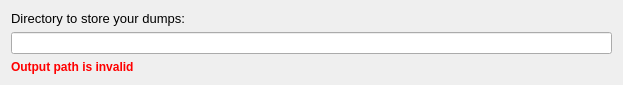
<?xml version="1.0" encoding="UTF-8"?>
<ui version="4.0">
    <class>BaseUtilityView</class>
    <widget class="QWidget" name="BaseUtilityView">
        <property name="geometry">
            <rect>
                <x>0</x>
                <y>0</y>
                <width>623</width>
                <height>79</height>
            </rect>
        </property>
        <property name="windowTitle">
            <string>Form</string>
        </property>
        <layout class="QVBoxLayout" name="boxLayout">
            <item>
                <widget class="QLabel" name="dump_output_directory_label">
                    <property name="sizePolicy">
                        <sizepolicy hsizetype="Preferred" vsizetype="Fixed">
                            <horstretch>0</horstretch>
                            <verstretch>0</verstretch>
                        </sizepolicy>
                    </property>
                    <property name="font">
                        <font>
                            <pointsize>10</pointsize>
                        </font>
                    </property>
                    <property name="text">
                        <string>Directory to store your dumps:</string>
                    </property>
                </widget>
            </item>
            <item>
                <widget class="QLineEdit" name="dump_output_directory">
                    <property name="sizePolicy">
                        <sizepolicy hsizetype="Expanding" vsizetype="Fixed">
                            <horstretch>0</horstretch>
                            <verstretch>0</verstretch>
                        </sizepolicy>
                    </property>
                    <property name="minimumSize">
                        <size>
                            <width>0</width>
                            <height>0</height>
                        </size>
                    </property>
                    <property name="maximumSize">
                        <size>
                            <width>16777215</width>
                            <height>16777215</height>
                        </size>
                    </property>
                </widget>
            </item>
            <item>
                <widget class="QLabel" name="dump_output_directory_status">
                    <property name="sizePolicy">
                        <sizepolicy hsizetype="Preferred" vsizetype="Fixed">
                            <horstretch>0</horstretch>
                            <verstretch>0</verstretch>
                        </sizepolicy>
                    </property>
                    <property name="font">
                        <font>
                            <weight>75</weight>
                            <bold>true</bold>
                        </font>
                    </property>
                    <property name="styleSheet">
                        <string notr="true">color: red</string>
                    </property>
                    <property name="text">
                        <string>Output path is invalid</string>
                    </property>
                </widget>
            </item>
            <item>
                <spacer name="verticalSpacer">
                    <property name="orientation">
                        <enum>Qt::Vertical</enum>
                    </property>
                    <property name="sizeHint" stdset="0">
                        <size>
                            <width>20</width>
                            <height>40</height>
                        </size>
                    </property>
                </spacer>
            </item>
        </layout>
        <action name="actionBrowse">
            <property name="icon">
                <iconset resource="../../../../frontend/resources.qrc">
                    <normaloff>:/folder-open.svg</normaloff>:/folder-open.svg
                </iconset>
            </property>
            <property name="text">
                <string>Select from disk</string>
            </property>
        </action>
    </widget>
    <resources>
        <include location="../../../../frontend/resources.qrc"/>
    </resources>
    <connections/>
</ui>
